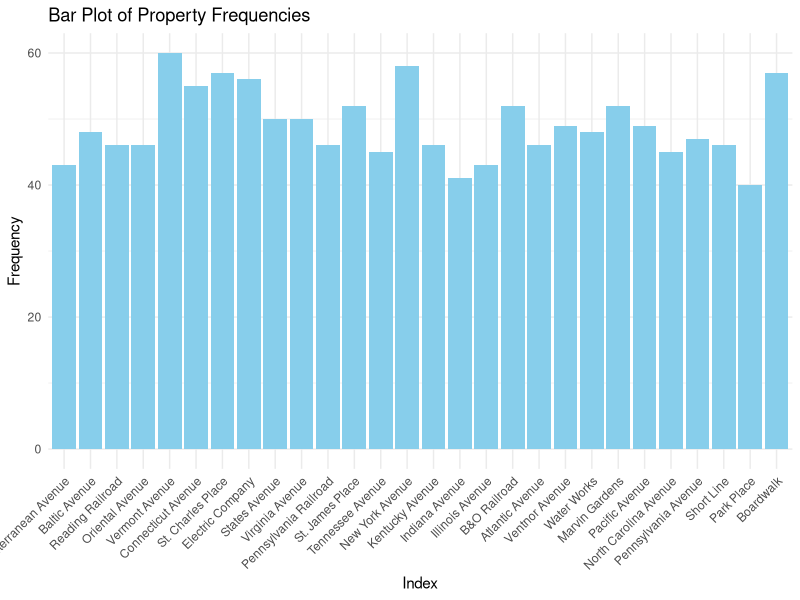
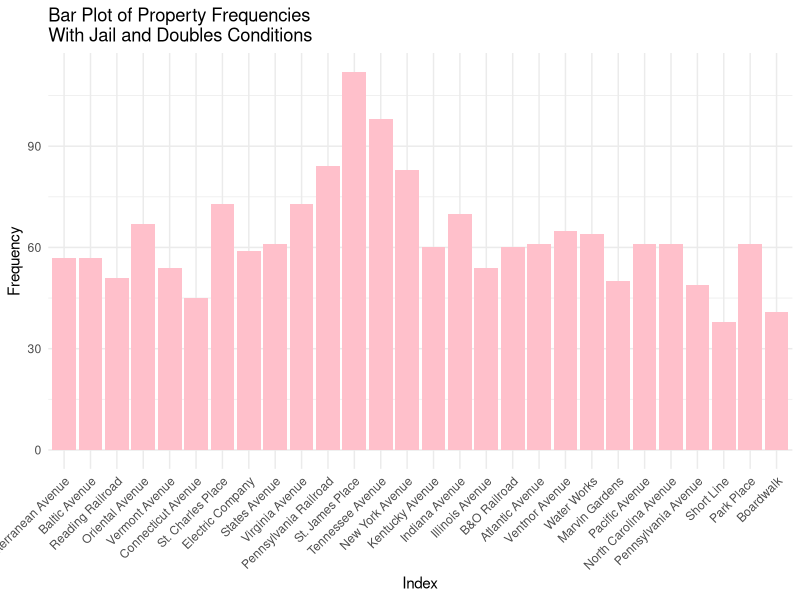
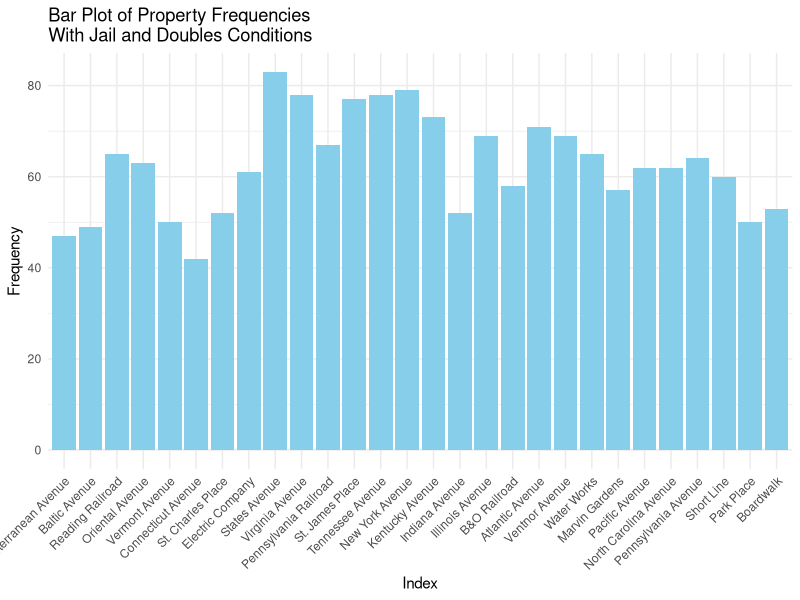

These figures' R source, in order:
## ---- chunk 1
knitr::opts_chunk$set(echo = TRUE)
## ---- chunk 2
# Word docx in repository
## ---- chunk 3
dice_1 <- function() {
  sample(1:6, 1)
}

dice_2 <- function() {
  sample(1:6, 1)
}

property_sum_10games <- c(0, 0, 0, 0, 0, 0, 0, 0, 0, 0, 0, 0, 0, 0, 0, 0, 0, 0, 0, 0, 0, 0, 0, 0, 0, 0, 0, 0)

for (game in 1:10) {
  game_board <- c(0, 0, 0, 0, 0, 0, 0, 0, 0, 0, 0, 0, 0, 0, 0, 0, 0, 0, 0, 0, 0, 0, 0, 0, 0, 0, 0, 0, 0, 0, 0, 0, 0, 0, 0, 0, 0, 0, 0, 0)

  players <- list(
    player1 <- 0,
    player2 <- 0,
    player3 <- 0,
    player4 <- 0
  )

  for (i in 1:50) {
    for (j in 1:4) {
      dice_total <- dice_1() + dice_2()
      players[[j]] <- (players[[j]] + dice_total) %% 41
      game_board[players[[j]]] <- game_board[players[[j]]] + 1
    }
  }

  properties <- game_board[c(2, 4, 6, 7, 9, 10, 12, 13, 14, 15, 16, 17, 19, 20, 22, 24, 25, 26, 27, 28, 29, 30, 32, 33, 35, 36, 38, 40)]
  
  property_sum_10games <- property_sum_10games + properties
}  

names(property_sum_10games) <- c("Mediterranean Avenue", "Baltic Avenue", "Reading Railroad", "Oriental Avenue", "Vermont Avenue", "Connecticut Avenue", "St. Charles Place", "Electric Company", "States Avenue", "Virginia Avenue", "Pennsylvania Railroad", "St. James Place", "Tennessee Avenue", "New York Avenue", "Kentucky Avenue", "Indiana Avenue", "Illinois Avenue", "B&O Railroad", "Atlantic Avenue", "Ventnor Avenue", "Water Works", "Marvin Gardens", "Pacific Avenue", "North Carolina Avenue", "Pennsylvania Avenue", "Short Line", "Park Place", "Boardwalk")

library(ggplot2)

prop_freq1 <- data.frame(
  property = factor(names(property_sum_10games), levels = names(property_sum_10games)),
  frequency = property_sum_10games
)

ggplot(prop_freq1, aes(x = property, y = frequency)) +
  geom_bar(stat = "identity", fill = "skyblue") +
  labs(x = "Index", y = "Frequency", title = "Bar Plot of Property Frequencies") +
  theme_minimal() +
  theme(axis.text.x = element_text(angle = 45, hjust = 1))
## ---- chunk 4
property_sum_10games_jail <- c(0, 0, 0, 0, 0, 0, 0, 0, 0, 0, 0, 0, 0, 0, 0, 0, 0, 0, 0, 0, 0, 0, 0, 0, 0, 0, 0, 0)

for (game in 1:10) {
  game_board <- c(0, 0, 0, 0, 0, 0, 0, 0, 0, 0, 0, 0, 0, 0, 0, 0, 0, 0, 0, 0, 0, 0, 0, 0, 0, 0, 0, 0, 0, 0, 0, 0, 0, 0, 0, 0, 0, 0, 0, 0)

  players <- list( # Store players as a list of data frames with their information
    player1 <- data.frame(
      location = 0, # Location on the board (integer)
      double_rolls = 0, # Number of times doubles have been rolled consecutively (integer)
      jail = FALSE, # Is the player in jail? (boolean)
      jail_rolls = 0), # Number of times a player has rolled while in jail (integer)
    player2 <- data.frame(
      location = 0,
      double_rolls = 0,
      jail = FALSE,
      jail_rolls = 0),
    player3 <- data.frame(
      location = 0,
      double_rolls = 0,
      jail = FALSE,
      jail_rolls = 0),
    player4 <- data.frame(
      location = 0,
      double_rolls = 0,
      jail = FALSE,
      jail_rolls = 0)
  )

  for (i in 1:50) { # Each player has 50 turns
    for (j in 1:4) { # Players take turns in order
      if (players[[j]]$jail == TRUE) { # If the player is in jail...
        d1 = dice_1()
        d2 = dice_2()
        jail_rolls <- jail_rolls + 1
        
        if (d1 == d2 || players[[j]]$jail_rolls == 3) { # If the player rolls doubles or has been in jail for 3 turns, then they get out
          jail = FALSE
          players[[j]]$jail_rolls <- 0
          dice_total <- dice_1() + dice_2()
          players[[j]]$location <- (players[[j]]$location + dice_total) %% 41
          game_board[players[[j]]$location] <- game_board[players[[j]]$location] + 1
        }
        
      } else { # If the player is not in jail...
        d1 = dice_1()
        d2 = dice_2()
        dice_total <- dice_1() + dice_2()
        players[[j]]$location <- (players[[j]]$location + dice_total) %% 41
        game_board[players[[j]]$location] <- game_board[players[[j]]$location] + 1
        
        if (players[[j]]$location == 31) { # Player landed on "Go to jail"
          players[[j]]$location <- 11
          jail = TRUE
        } else if (d1 == d2) { # Player rolled doubles on their first roll
          players[[j]]$double_rolls = players[[j]]$double_rolls + 1
        }
        
        while (players[[j]]$double_rolls > 0 & players[[j]]$double_rolls < 3) { # Player rolls again if they got doubles
          d1 = dice_1()
          d2 = dice_2()
          dice_total <- dice_1() + dice_2()
          players[[j]]$location <- (players[[j]]$location + dice_total) %% 41
          game_board[players[[j]]$location] <- game_board[players[[j]]$location] + 1
          
          if (d1 == d2) { # Increment the player's number of consecutive doubles rolls
            players[[j]]$double_rolls = players[[j]]$double_rolls + 1
          }
        }
        
        if (players[[j]]$double_rolls == 3) { # If player rolls double 3 times in a row, then they go to jail
          players[[j]]$location <- 11
          jail = TRUE
        }
      }
    }  
  }    

  properties <- game_board[c(2, 4, 6, 7, 9, 10, 12, 13, 14, 15, 16, 17, 19, 20, 22, 24, 25, 26, 27, 28, 29, 30, 32, 33, 35, 36, 38, 40)]
  
  property_sum_10games_jail <- property_sum_10games_jail + properties
}  

names(property_sum_10games_jail) <- c("Mediterranean Avenue", "Baltic Avenue", "Reading Railroad", "Oriental Avenue", "Vermont Avenue", "Connecticut Avenue", "St. Charles Place", "Electric Company", "States Avenue", "Virginia Avenue", "Pennsylvania Railroad", "St. James Place", "Tennessee Avenue", "New York Avenue", "Kentucky Avenue", "Indiana Avenue", "Illinois Avenue", "B&O Railroad", "Atlantic Avenue", "Ventnor Avenue", "Water Works", "Marvin Gardens", "Pacific Avenue", "North Carolina Avenue", "Pennsylvania Avenue", "Short Line", "Park Place", "Boardwalk")

library(ggplot2)

prop_freq2 <- data.frame(
  property = factor(names(property_sum_10games_jail), levels = names(property_sum_10games_jail)),
  frequency = property_sum_10games_jail
)

ggplot(prop_freq2, aes(x = property, y = frequency)) +
  geom_bar(stat = "identity", fill = "pink") +
  labs(x = "Index", y = "Frequency", title = "Bar Plot of Property Frequencies\nWith Jail and Doubles Conditions") +
  theme_minimal() +
  theme(axis.text.x = element_text(angle = 45, hjust = 1))
## ---- chunk 5
# Chance (Movement Cards):
  # Advance to Boardwalk
  # Advance to Go (Collect $200)
  # Advance to Illinois Avenue. If you pass Go, collect $200.
  # Advance to St. Charles Place. If you pass Go, collect $200.
  # Advance to the nearest Railroad. If unowned, you may buy it from the Bank. If owned, pay owner twice the rental to which they are otherwise entitled.
  # Advance to the nearest Railroad. If unowned, you may buy it from the Bank. If owned, pay owner twice the rental to which they are otherwise entitled.
  # Advance token to nearest Utility. If unowned, you may buy it from the Bank. If owned, throw dice and pay owner a total ten times amount thrown.
  # Go Back 3 Spaces.
  # Go to Jail. Go directly to Jail, do not pass Go, do not collect $200.
  # Take a trip to Reading Railroad. If you pass Go, collect $200.

# Chance (Non-Movement Cards):
  # Bank pays you dividend of $50.
  # Get Out of Jail Free.
  # Make general repairs on all your property. For each house pay $25. For each hotel pay $100.
  # Speeding fine $15.
  # You have been elected Chairman of the Board. Pay each player $50.
  # Your building loan matures. Collect $150

# Chance function
chance <- function() {
  card <- sample(1:16, 1)
  if (card == 1) {
    players[[j]]$location <- 40 # Advance to Boardwalk
  } else if (card == 2) {
    players[[j]]$location <- 1 # Advance to Go
  } else if (card == 3) {
    players[[j]]$location <- 25 # Advance to Illinois Ave
  } else if (card == 4) {
    players[[j]]$location <- 12 # Advance to St. Charles Place
  } else if (card == 5 || card == 6) { # Advance to the nearest railroad
    if (players[[j]]$location == 37) {
      players[[j]]$location <- 6 # Advance to Reading Railroad
    } else if (players[[j]]$location == 8) {
      players[[j]]$location <- 16 # Advance to Pennsylvania Railroad
    } else if (players[[j]]$location == 23) {
      players[[j]]$location <- 26 # Advance to B&O Railroad
    } # Short Line doesn't apply here
  } else if (card == 7) { # Advance to the nearest utility
    if (players[[j]]$location == 8 || players[[j]]$location == 37) {
      players[[j]]$location <- 13 # Advance to Electric Company
    } else if (players[[j]]$location == 23) {
      players[[j]]$location <- 29 # Advance to Water Works
    }
  } else if (card == 10) {
    players[[j]]$location <- players[[j]]$location - 3 # Move backwards 3 places
  } else if (card == 11) {
    players[[j]]$location <- 11 # Go to jail
    players[[j]]$jail == TRUE
  } else if (card == 14) {
    players[[j]]$location <- 6 # Advance to Reading Railroad
  } 
}

# Simulation with the chance function and jail conditions
property_sum_10games_chance <- c(0, 0, 0, 0, 0, 0, 0, 0, 0, 0, 0, 0, 0, 0, 0, 0, 0, 0, 0, 0, 0, 0, 0, 0, 0, 0, 0, 0)

for (game in 1:10) {
  game_board <- c(0, 0, 0, 0, 0, 0, 0, 0, 0, 0, 0, 0, 0, 0, 0, 0, 0, 0, 0, 0, 0, 0, 0, 0, 0, 0, 0, 0, 0, 0, 0, 0, 0, 0, 0, 0, 0, 0, 0, 0)

  players <- list(
    player1 <- data.frame(
      location = 0,
      double_rolls = 0,
      jail = FALSE,
      jail_rolls = 0),
    player2 <- data.frame(
      location = 0,
      double_rolls = 0,
      jail = FALSE,
      jail_rolls = 0),
    player3 <- data.frame(
      location = 0,
      double_rolls = 0,
      jail = FALSE,
      jail_rolls = 0),
    player4 <- data.frame(
      location = 0,
      double_rolls = 0,
      jail = FALSE,
      jail_rolls = 0)
  )

  for (i in 1:50) {
    for (j in 1:4) {
      if (players[[j]]$jail == TRUE) {
        d1 = dice_1()
        d2 = dice_2()
        jail_rolls <- jail_rolls + 1
        
        if (d1 == d2 || players[[j]]$jail_rolls == 3) {
          jail = FALSE
          players[[j]]$jail_rolls <- 0
          dice_total <- dice_1() + dice_2()
          players[[j]]$location <- (players[[j]]$location + dice_total) %% 41
          if (players[[j]]$location == 8 || players[[j]]$location == 23 || players[[j]]$location == 37) {
            game_board[players[[j]]$location] <- game_board[players[[j]]$location] + 1
            chance()
          }
          game_board[players[[j]]$location] <- game_board[players[[j]]$location] + 1
        }
        
      } else {
        d1 = dice_1()
        d2 = dice_2()
        dice_total <- dice_1() + dice_2()
        players[[j]]$location <- (players[[j]]$location + dice_total) %% 41
        if (players[[j]]$location == 8 || players[[j]]$location == 23 || players[[j]]$location == 37) {
            game_board[players[[j]]$location] <- game_board[players[[j]]$location] + 1
            chance()
          }
        game_board[players[[j]]$location] <- game_board[players[[j]]$location] + 1
        
        if (players[[j]]$location == 31) {
          players[[j]]$location <- 11
          jail = TRUE
        } else if (d1 == d2) {
          players[[j]]$double_rolls = players[[j]]$double_rolls + 1
        }
        
        while (players[[j]]$double_rolls > 0 & players[[j]]$double_rolls < 3) {
          d1 = dice_1()
          d2 = dice_2()
          dice_total <- dice_1() + dice_2()
          players[[j]]$location <- (players[[j]]$location + dice_total) %% 41
          if (players[[j]]$location == 8 || players[[j]]$location == 23 || players[[j]]$location == 37) {
            game_board[players[[j]]$location] <- game_board[players[[j]]$location] + 1
            chance()
          }
          game_board[players[[j]]$location] <- game_board[players[[j]]$location] + 1
          
          if (d1 == d2) {
            players[[j]]$double_rolls = players[[j]]$double_rolls + 1
          }
        }
        
        if (players[[j]]$double_rolls == 3) {
          players[[j]]$location <- 11
          jail = TRUE
        }
      }
    }  
  }    

  properties <- game_board[c(2, 4, 6, 7, 9, 10, 12, 13, 14, 15, 16, 17, 19, 20, 22, 24, 25, 26, 27, 28, 29, 30, 32, 33, 35, 36, 38, 40)]
  
  property_sum_10games_chance <- property_sum_10games_chance + properties
}  

names(property_sum_10games_chance) <- c("Mediterranean Avenue", "Baltic Avenue", "Reading Railroad", "Oriental Avenue", "Vermont Avenue", "Connecticut Avenue", "St. Charles Place", "Electric Company", "States Avenue", "Virginia Avenue", "Pennsylvania Railroad", "St. James Place", "Tennessee Avenue", "New York Avenue", "Kentucky Avenue", "Indiana Avenue", "Illinois Avenue", "B&O Railroad", "Atlantic Avenue", "Ventnor Avenue", "Water Works", "Marvin Gardens", "Pacific Avenue", "North Carolina Avenue", "Pennsylvania Avenue", "Short Line", "Park Place", "Boardwalk")

# Plot
library(ggplot2)

prop_freq2 <- data.frame(
  property = factor(names(property_sum_10games_chance), levels = names(property_sum_10games_chance)),
  frequency = property_sum_10games_chance
)

ggplot(prop_freq2, aes(x = property, y = frequency)) +
  geom_bar(stat = "identity", fill = "skyblue") +
  labs(x = "Index", y = "Frequency", title = "Bar Plot of Property Frequencies\nWith Jail and Doubles Conditions") +
  theme_minimal() +
  theme(axis.text.x = element_text(angle = 45, hjust = 1))
## ---- chunk 6
# Community Chest Cards:
  # Advance to Go (Collect $200)
  # Bank error in your favor. Collect $200
  # Doctor’s fee. Pay $50
  # From sale of stock you get $50
  # Get Out of Jail Free
  # Go to Jail. Go directly to jail, do not pass Go, do not collect $200
  # Holiday fund matures. Receive $100
  # Income tax refund. Collect $20
  # It is your birthday. Collect $10 from every player
  # Life insurance matures. Collect $100
  # Pay hospital fees of $100
  # Pay school fees of $50
  # Receive $25 consultancy fee
  # You are assessed for street repair. $40 per house. $115 per hotel
  # You have won second prize in a beauty contest. Collect $10
  # You inherit $100
